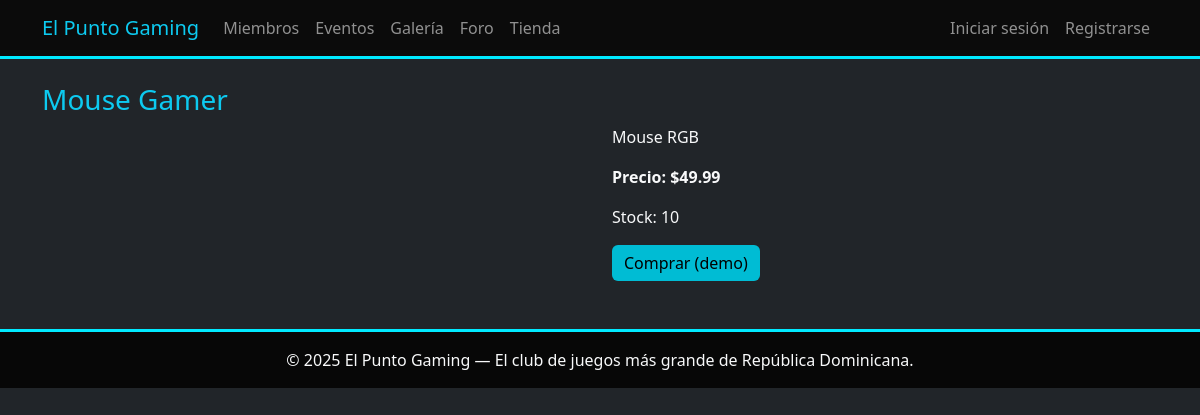
The page /producto/2 on the database its author committed.
### models.py (models this page shows)
class Producto(db.Model):
    id = db.Column(db.Integer, primary_key=True)
    nombre = db.Column(db.String(140), nullable=False)
    descripcion = db.Column(db.Text)
    precio = db.Column(db.Float, default=0.0)
    imagen = db.Column(db.String(200))
    stock = db.Column(db.Integer, default=0)

### app.py (the view)
@app.route('/producto/<int:product_id>')
def producto(product_id):
    p = Producto.query.get_or_404(product_id)
    return render_template('producto.html', producto=p)

### app.py (called while the page is built)
@app.context_processor
def inject_datetime():
    return {'datetime': datetime}

### templates/producto.html (shortened to what this page needs)
{% extends "base.html" %}
{% block content %}
<h3 class="text-info">{{ producto.nombre }}</h3>
<div class="row">
  <div class="col-md-6">
  </div>
  <div class="col-md-6">
    <p>{{ producto.descripcion }}</p>
    <p><strong>Precio: ${{ '%.2f'|format(producto.precio) }}</strong></p>
    <p>Stock: {{ producto.stock }}</p>
    <button class="btn btn-info">Comprar (demo)</button>
  </div>
</div>
{% endblock %}

### static/css/styles.css (style rules this page uses)
body { background: #050506; color:#ddd; font-family: 'Segoe UI', Tahoma, sans-serif; }
.btn-info { background: #00bcd4; border: none; }

### rows shown on the page
Producto: nombre "Mouse Gamer", descripcion "Mouse RGB", precio "49.99", stock "10"
